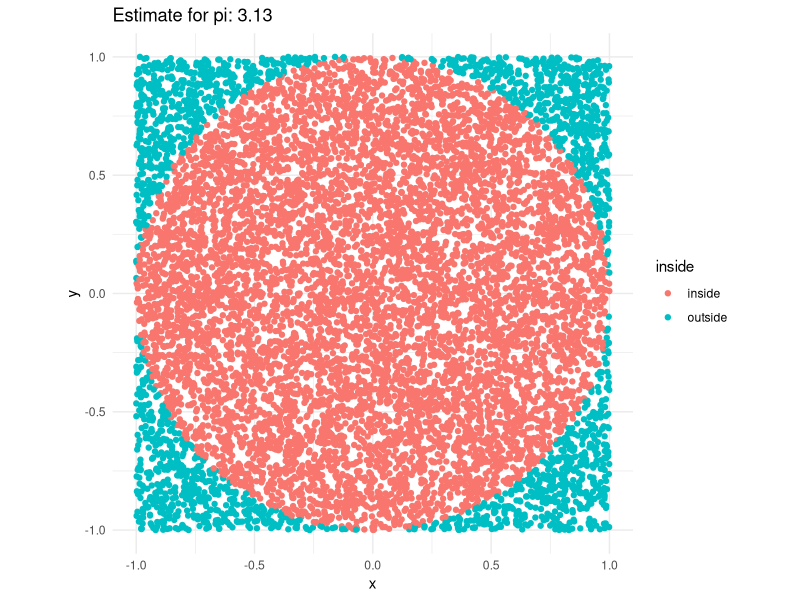
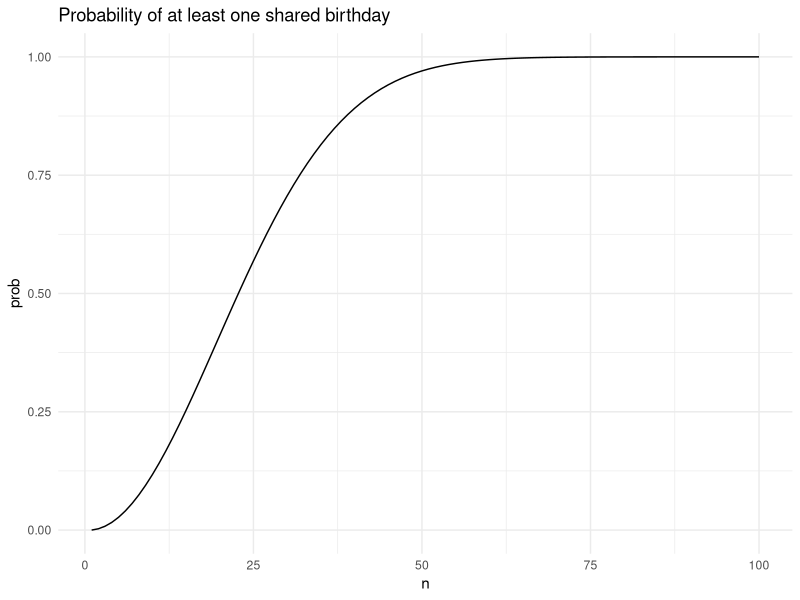

Write R code to recreate these figures, in order.
# Part 1
# Load necessary libraries
library(ggplot2)
library(dplyr)

# Number of random points
n <- 10000

# Generate random points
df <- data.frame(x = runif(n, -1, 1), y = runif(n, -1, 1))

# Add a column to indicate if the point is inside the circle
df <- df %>% mutate(inside = ifelse(sqrt(x^2 + y^2) <= 1, 'inside', 'outside'))

# Estimate pi
pi_estimate <- 4 * nrow(filter(df, inside == 'inside')) / n

# Plot the points and the circle
ggplot(df, aes(x = x, y = y, color = inside)) +
	geom_point() +
	coord_fixed() +
	theme_minimal() +
	ggtitle(paste("Estimate for pi:", round(pi_estimate, 2)))


# Part 2
# Function to calculate the probability of at least one shared birthday
prob_shared_birthday <- function(n) {
	p <- 1
	for (i in 1:n) {
		p <- p * (365 - i + 1) / 365
	}
	return(1 - p)
}

# Generate data
df <- data.frame(n = 1:100)
df <- df %>% mutate(prob = sapply(n, prob_shared_birthday))

# Plot the probability
ggplot(df, aes(x = n, y = prob)) +
	geom_line() +
	theme_minimal() +
	ggtitle("Probability of at least one shared birthday")